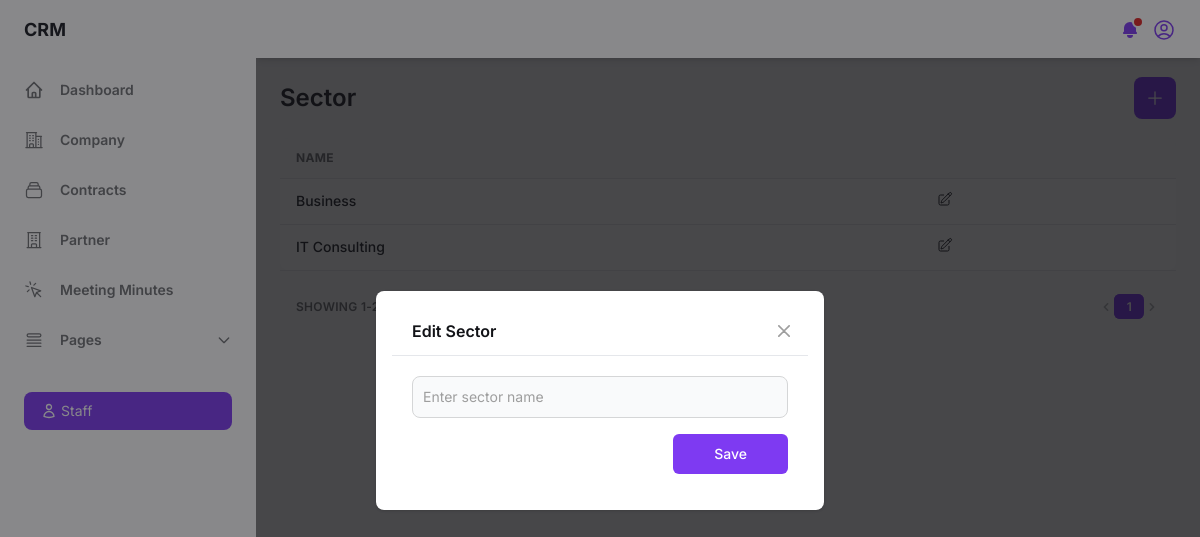
Before: /sector/ (signed in) with the older database file.
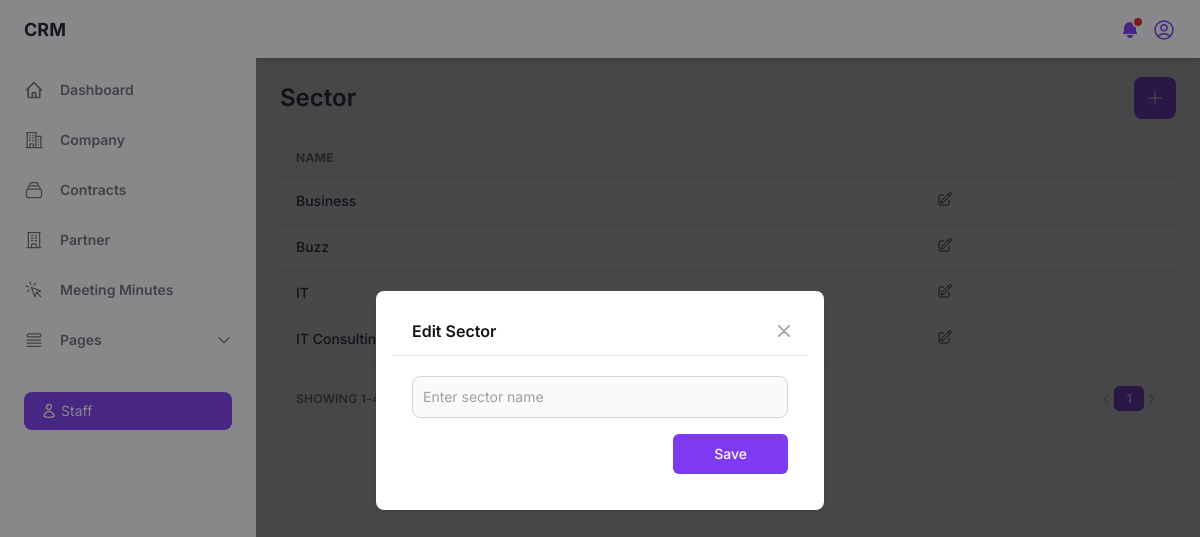
After: the same page with the newer database file.
### crm_app/models.py (models this page shows, shortened)
class Sector(models.Model):
    sector_name = models.CharField(max_length=100, unique=True)

### crm_app/views.py (the view)
# urls.py: path('sector/', views.sector, name='sector'),
def sector(request):
    if 'staff_id' not in request.session:
        return redirect('login')
    staff_id = request.session.get('staff_id')
    user = Staff.objects.get(id=staff_id)
    sectors = Sector.objects.order_by('sector_name')
    sector_count = Sector.objects.count()
    paginator = Paginator(sectors, 10)
    page = request.GET.get('page')
    try:
        sectors_page = paginator.page(page)
    except PageNotAnInteger:
        sectors_page = paginator.page(1)
    except EmptyPage:
        sectors_page = paginator.page(paginator.num_pages)
    context = {'sectors': sectors, 'sector_count': sector_count, 'sectors': sectors_page, 'paginator': paginator, 'page_obj': sectors_page, 'user': user}
    return render(request, 'sector.html', context)

### templates/sector.html (shortened to what the changed rows need)
{% load static %}
<!DOCTYPE html>
<html :class="{ 'theme-dark': dark }" x-data="data()" lang="en">
<head>
    <link rel="stylesheet" href="{% static 'css/tailwind.output.css' %}" />
    <link rel="stylesheet" href="{% static 'css/style.css' %}" />
</head>
<body>
    <div class="flex h-screen bg-gray-50 dark:bg-gray-900" :class="{ 'overflow-hidden': isSideMenuOpen }">
        <div class="flex flex-col flex-1 w-full">
            <main class="h-full overflow-y-auto">
                <div class="container px-6 mx-auto grid">
                    <div class="grid gap-4 md:grid-cols-2">
                        <h2 class="my-6 text-2xl font-semibold text-gray-700 dark:text-gray-200">Sector</h2>
                    </div>
                    <div class="w-full overflow-hidden rounded-lg shadow-xs">
                        <div class="w-full overflow-x-auto">
                            <table class="w-full whitespace-no-wrap">
                                <thead>
                                    <tr class="text-xs font-semibold tracking-wide text-left text-gray-500 uppercase border-b dark:border-gray-700 bg-gray-50 dark:text-gray-400 dark:bg-gray-800">
                                        <th class="px-4 py-3">Name</th>
                                        <th class="px-4 py-3"></th>
                                    </tr>
                                </thead>
                                <tbody class="bg-white divide-y dark:divide-gray-700 dark:bg-gray-800">
                                    {% for sector in sectors %}
                                    <tr class="text-gray-700 dark:text-gray-400">
                                        <td class="px-4 py-3">
                                            <p class="font-medium text-sm">{{ sector.sector_name }}</p>
                                        </td>
                                        <td class="px-4 py-3 text-sm">
                                            <button type="button" id="edit-sector-button-{{ sector.id }}" x-on:click="openEditModal({{ sector.id }}, '{{ sector.sector_name }}')" data-modal-target="sector-edit-crud-modal" data-modal-toggle="sector-edit-crud-modal">
                                            </button>
                                        </td>
                                    </tr>
                                    {% empty %}
                                    <tr>
                                        <td colspan="5" class="font-medium text-sm text-center">No sectors found.</td>
                                    </tr>
                                    {% endfor %}
                                </tbody>
                            </table>
                        </div>
                    </div>
                    <div class="grid px-4 py-3 text-xs font-semibold tracking-wide text-gray-500 uppercase border-t dark:border-gray-700 bg-gray-50 sm:grid-cols-9 dark:text-gray-400 dark:bg-gray-800">
                        <span class="flex col-span-4 mt-2 sm:mt-auto sm:justify-end">
                            <nav aria-label="Table navigation">
                                <ul class="inline-flex items-center">
                                    {% for num in paginator.page_range %}
                                        {% if num == page_obj.number %}
                                        <li>
                                            <span class="px-3 py-1 text-white transition-colors duration-150 bg-purple-600 border border-r-0 border-purple-600 rounded-md focus:outline-none">{{ num }}</span>
                                        </li>
                                        {% else %}
                                        <li>
                                            <a href="?page={{ num }}" class="px-3 py-1 rounded-md focus:outline-none">{{ num }}</a>
                                        </li>
                                        {% endif %}
                                    {% endfor %}
                                </ul>
                            </nav>
                        </span>
                    </div>
                </div>
            </main>
        </div>
    </div>
</body>
</html>

Changed rows visible on the page:
added Sector: sector_name "Buzz"
added Sector: sector_name "IT"
